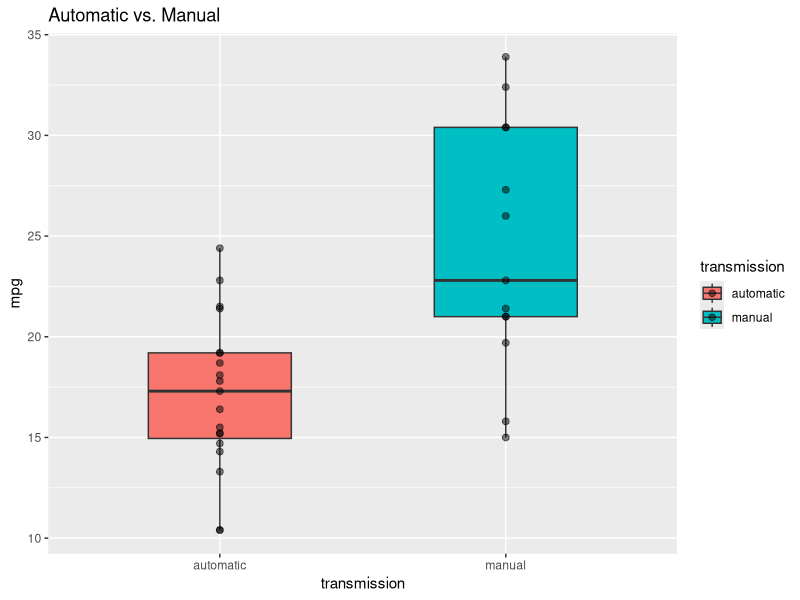
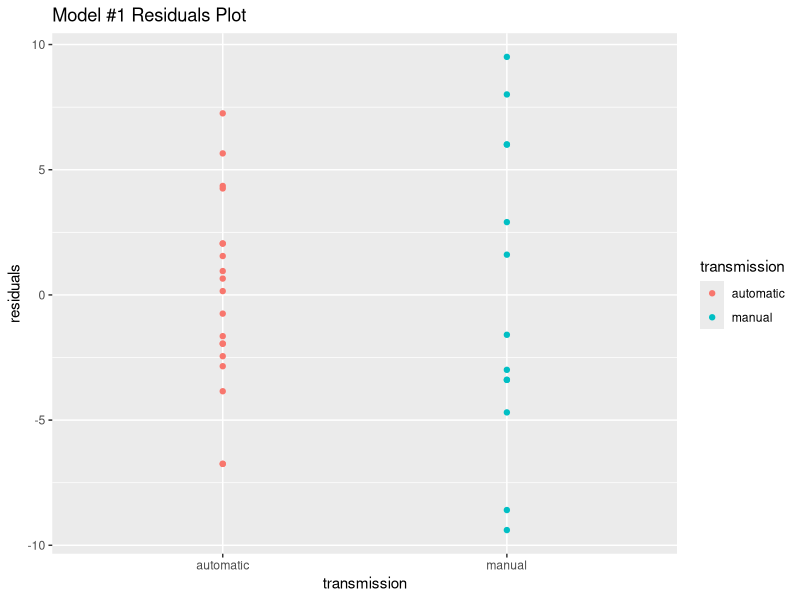
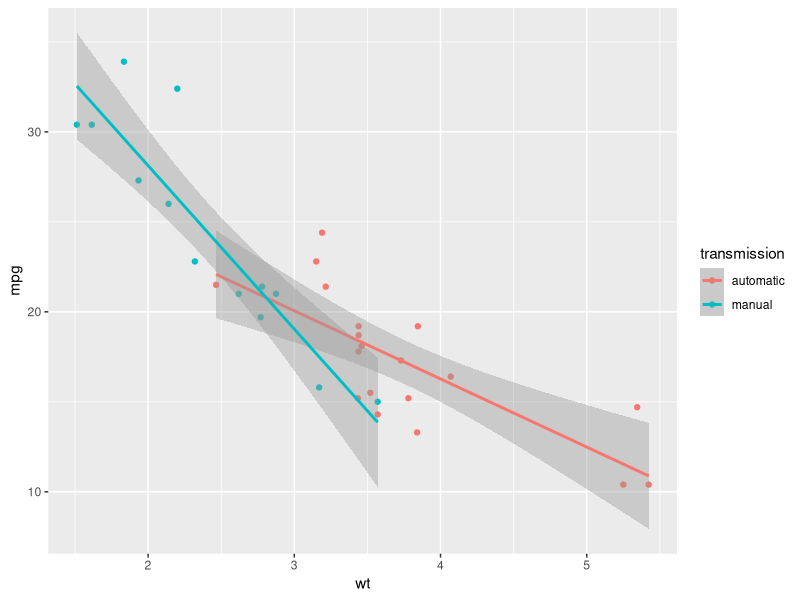
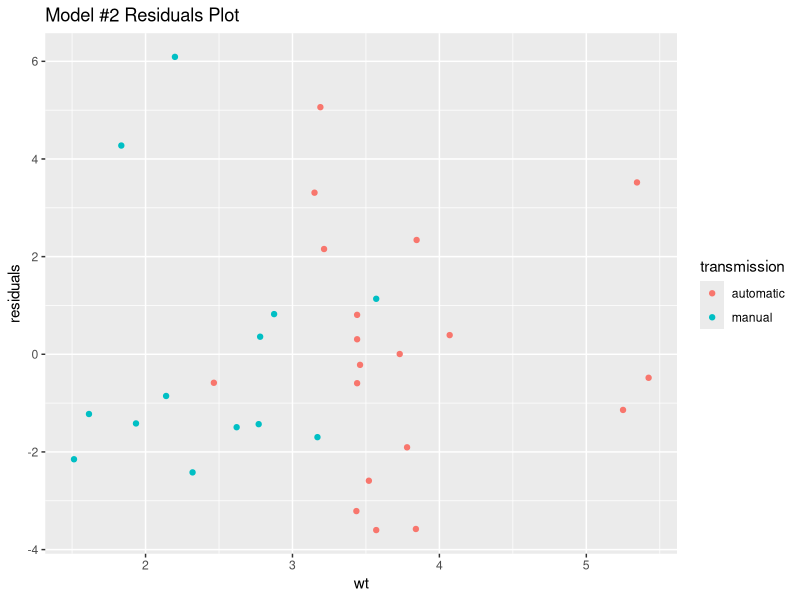

The R script that drew these images, in order:
library(dplyr)
library(ggplot2)
library(knitr)

# load the data
data(mtcars)
num_records <- nrow(mtcars)

# add model details
mtcars$model <- rownames(mtcars)

# clean the data
mtcars <- mtcars %>% mutate(transmission = case_when(
  am == 0 ~ "automatic",
  TRUE ~ "manual"
))

automatic <- mtcars[mtcars$transmission == "automatic","mpg"]
manual <- mtcars[mtcars$transmission == "manual","mpg"]
t_test <- t.test(x=manual, y=automatic, alternative = "two.sided")
# print the data
mtcars_summary <- mtcars %>%
  group_by(transmission) %>%
  summarise("Number of Observations" = n(), "Mean MPG" = round(mean(mpg),2))

kable(mtcars_summary, caption = "Summary of observations")
# plot the data
g <- ggplot(data = mtcars, aes(x=transmission, y=mpg, fill = transmission)) + 
  geom_boxplot(width = 0.5) + 
  geom_point(aes(), alpha = 0.5, size = 2) +
  ggtitle("Automatic vs. Manual")
g
fit1 <- lm(mpg ~ transmission, data = mtcars)
kable(summary(fit1)$coef)
residuals1 <- residuals(fit1)
reisudals1_df <- data.frame(transmission = mtcars$transmission, residuals = residuals1)
ggplot(data = reisudals1_df,
       aes(x = transmission, y = residuals, colour = transmission)) +
  geom_point() + 
  ggtitle("Model #1 Residuals Plot")
fit2 <- lm(mpg ~ wt*transmission, data = mtcars)
kable(summary(fit2)$coef)
ggplot(data=mtcars, aes(x=wt, y=mpg, colour=transmission)) + 
  geom_point() + 
  geom_smooth(method = "lm")
residuals2 <- residuals(fit2)
reisudals2_df <- data.frame(transmission = mtcars$transmission, residuals = residuals2, wt = mtcars$wt)
ggplot(data = reisudals2_df,
       aes(x = wt, y = residuals, colour = transmission)) +
  geom_point() + 
  ggtitle("Model #2 Residuals Plot")
## 
